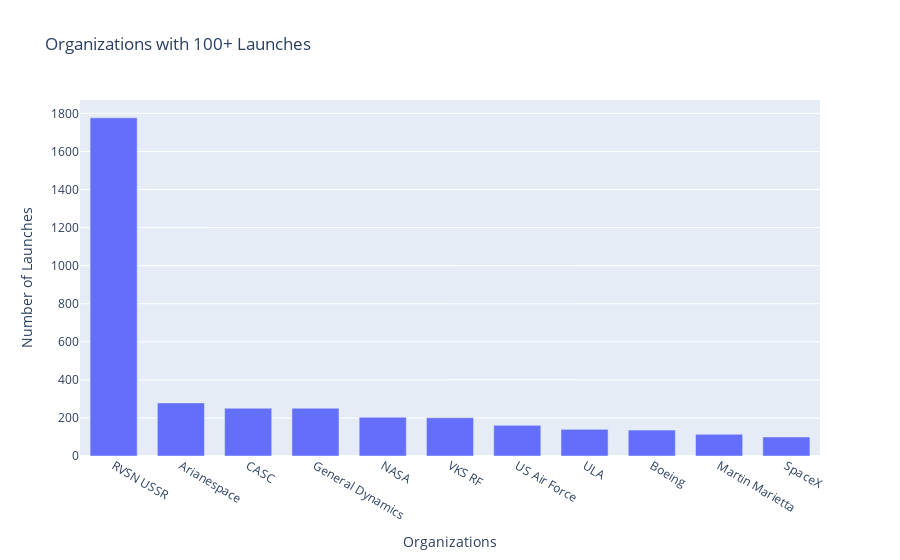

Here is the notebook cell this chart was saved with:
### Code cell
top_bar = px.bar(
    x = top_orgs.index,
    y = top_orgs.values,
    title = 'Organizations with 100+ Launches'
)

top_bar.update_traces(width=0.7)
top_bar.update_layout(
    xaxis_title='Organizations',
    yaxis_title='Number of Launches',
)

top_bar.show()

### Figure 1 — Plotly figure (JSON) as saved in the notebook; plotly's stock layout.template omitted (floating-point values rounded to 4 significant figures)
{"data": [{"alignmentgroup": "True", "hovertemplate": "x=%{x}<br>y=%{y}<extra></extra>", "legendgroup": "", "marker": {"color": "#636efa", "pattern": {"shape": ""}}, "name": "", "offsetgroup": "", "orientation": "v", "showlegend": false, "textposition": "auto", "type": "bar", "width": 0.7, "x": ["RVSN USSR", "Arianespace", "CASC", "General Dynamics", "NASA", "VKS RF", "US Air Force", "ULA", "Boeing", "Martin Marietta", "SpaceX"], "xaxis": "x", "y": [1777, 279, 251, 251, 203, 201, 161, 140, 136, 114, 100], "yaxis": "y"}], "layout": {"autosize": true, "barmode": "relative", "legend": {"tracegroupgap": 0}, "title": {"text": "Organizations with 100+ Launches"}, "xaxis": {"anchor": "y", "autorange": true, "domain": [0, 1], "range": [-0.5, 10.5], "title": {"text": "Organizations"}, "type": "category"}, "yaxis": {"anchor": "x", "autorange": true, "domain": [0, 1], "range": [0, 1871.0], "title": {"text": "Number of Launches"}, "type": "linear"}}}
